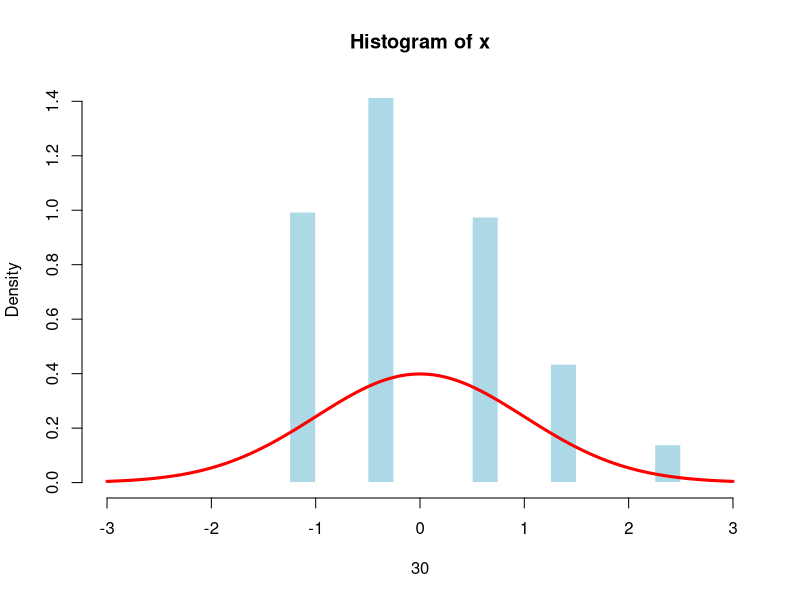
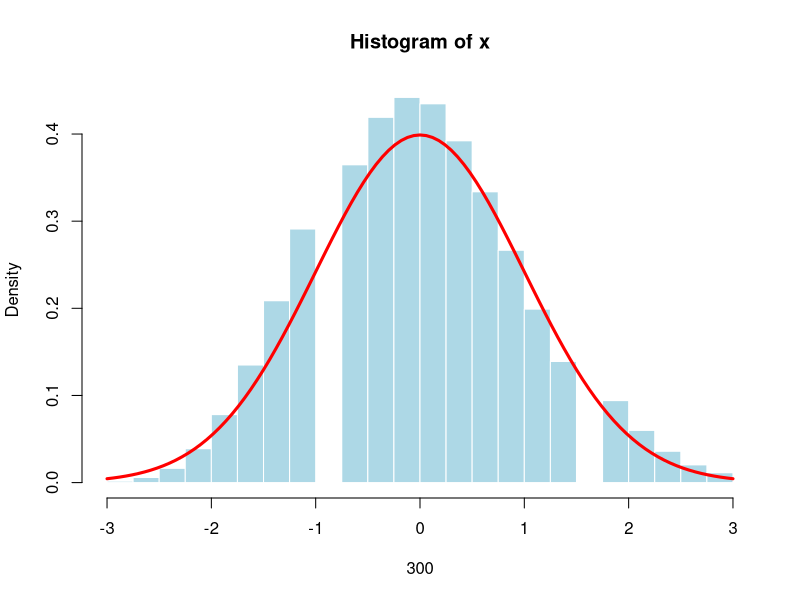
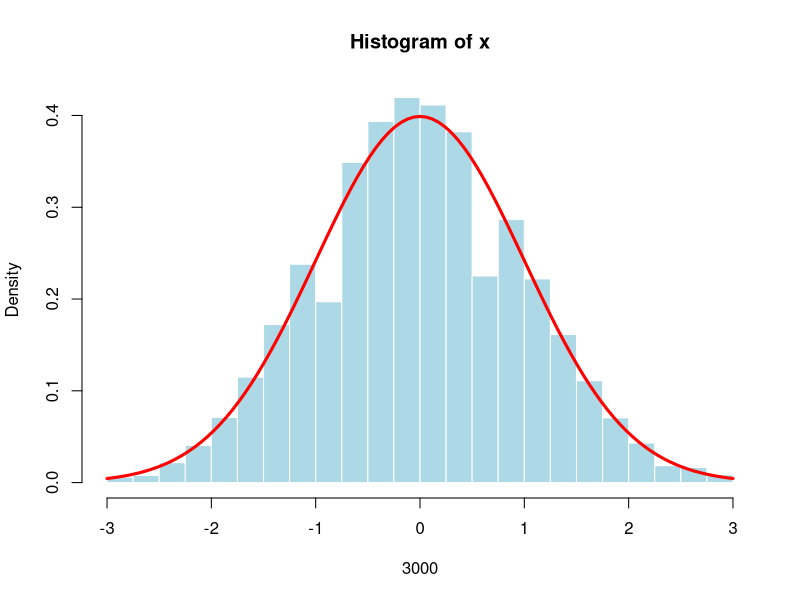
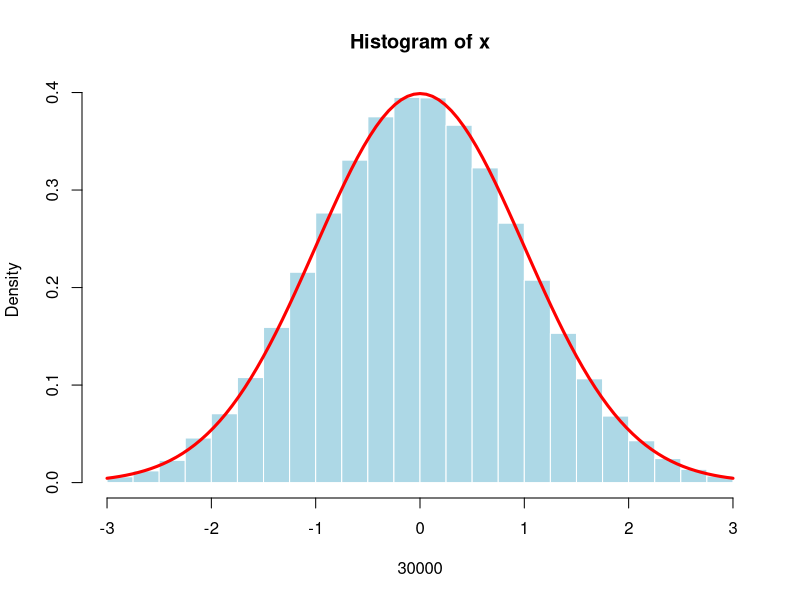

Write the R code that produced these figures, in order.
### 二項分布の極限: 離散分布から連続分布へ
set.seed(123)
p <- 1/(7*pi)
for(i in 1:4){
  n <- 3*10^i
  x <- (rbinom(1000000,n,prob=p)-n*p)/sqrt(n*p*(1-p))
  hist(x,breaks=c(-Inf,seq(-3,3,0.25),Inf),freq=FALSE, 
       xlim=c(-3,3),xlab=n,col="lightblue",border="white")
  curve(dnorm(x, mean=0, sd=1), add=TRUE, 
        col="red", lwd=3) # 理論上の確率密度関数
}
